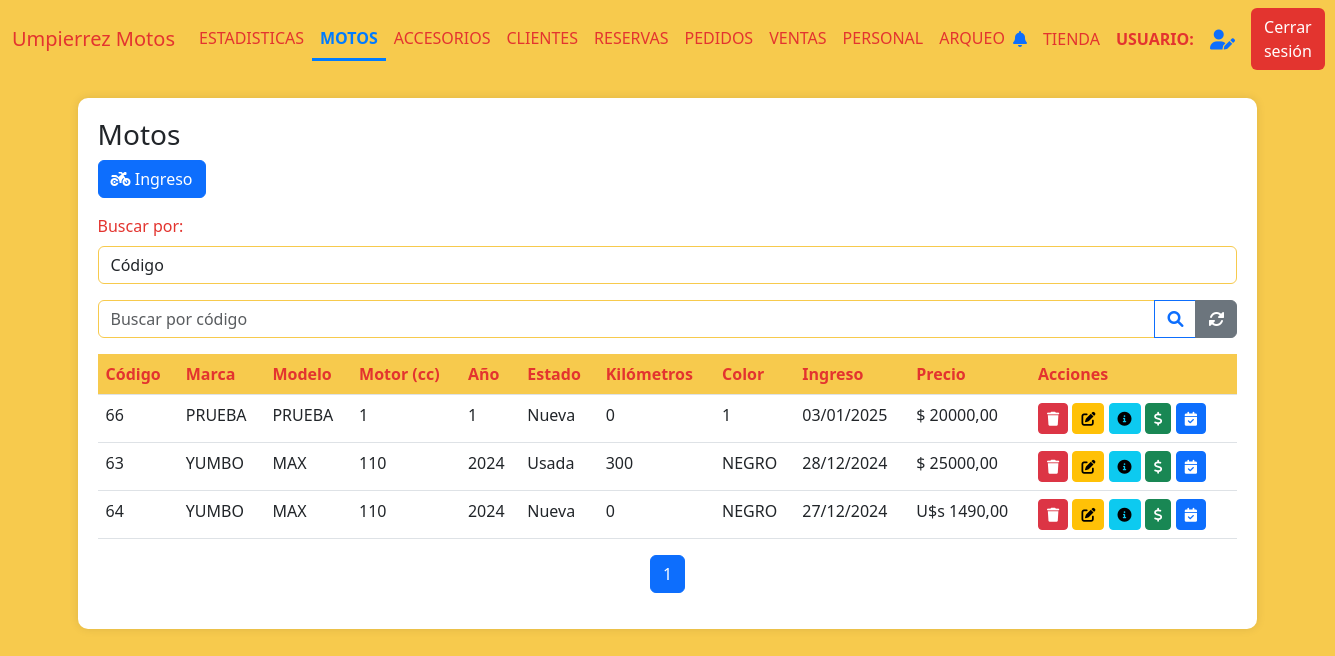
Page /motos (signed in) on the earlier database version.
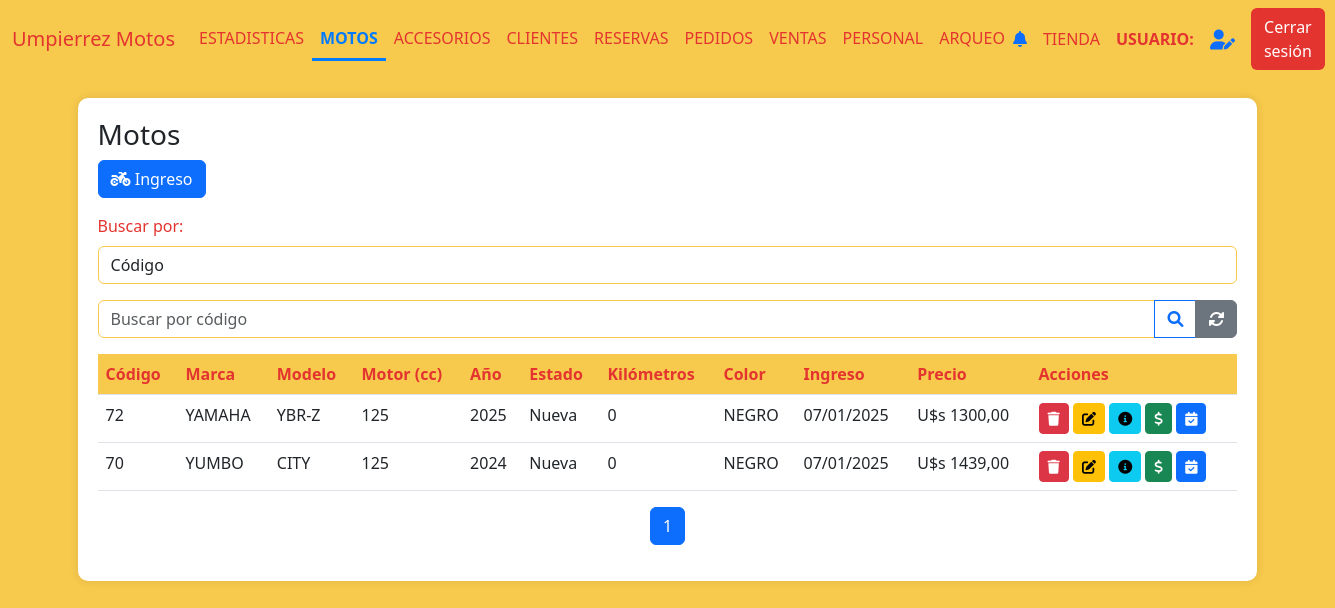
Same page on the later database version.
### AppUM/models.py (models this page shows)
class Moto(models.Model):
    marca = models.CharField(max_length=20)
    modelo = models.CharField(max_length=20)
    anio = models.IntegerField()
    motor = models.IntegerField()
    estado = models.CharField(max_length=10)
    kilometros = models.IntegerField()
    precio = models.DecimalField(max_digits=10, decimal_places=2)
    color = models.CharField(max_length=20)
    num_motor = models.CharField(max_length=40, unique=True)
    num_chasis = models.CharField(max_length=40, unique=True)
    num_cilindros = models.IntegerField(default=1)
    cantidad_pasajeros = models.IntegerField(default=2)
    foto = models.ImageField(null=True, blank=True, upload_to="motos/fotos/")
    pertenece_tienda = models.BooleanField()
    pertenece_taller = models.BooleanField()
    identificacion_pdf = models.FileField(upload_to='motos/pdfs/', null=True, blank=True)
    observaciones = models.TextField(null=True, blank=True)
    fecha_ingreso = models.DateTimeField(auto_now_add=True)
    moneda_precio = models.CharField(max_length=10,default=True,null=True)
    tipo = models.CharField(max_length=20,blank=True)
    precio_final = models.DecimalField(max_digits=10, decimal_places=2,default=0)
    contiene_num_motor = models.BooleanField(default=1)
    contiene_num_chasis = models.BooleanField(default=1)

### AppUM/decorators.py (the view)
    def _wrapped_view(request, *args, **kwargs):
        user = request.user
        if user.is_authenticated:
            usuario_consulta = Personal.objects.filter(usuario=user.username).first()
            if usuario_consulta:
                if Administrativo.objects.filter(personal_ptr_id=usuario_consulta.id,activo=1).exists():
                    return view_func(request, *args, **kwargs)
                else:
                    raise PermissionDenied
            else:
                return view_func(request, *args, **kwargs)
        else:
            return redirect('Login')  # Redirigir al login si no está autenticado

### AppUM/context_processors.py (called while the page is built)
def cantidad_solicitudes_no_leidas(req):
    if req.user.is_authenticated:
        usuario = req.user
        usuario_actual = Personal.objects.filter(usuario=usuario.username).first()
        notificaciones = NotificacionPersonal.objects.filter(personal=usuario_actual,leido=0).count()
    else:
        notificaciones = 0
    return {'notificaciones': notificaciones}

### AppUM/functions.py (called while the page is built)
def funcion_paginas_varias(req,instancia_model):
    paginator = Paginator(instancia_model, 5)  # 5 motos por página
    page_number = req.GET.get('page')  # Obtiene el número de página desde la URL
    page_obj = paginator.get_page(page_number)
    return page_obj

### AppUM/views.py (called while the page is built)
@admin_required
def vista_inventario_motos(req):
    motos = Moto.objects.filter(pertenece_tienda=1).order_by('-fecha_ingreso')
    logo_um = Logos.objects.get(id=1)
    page_obj = funcion_paginas_varias(req,motos)
    return render(req,"perfil_administrativo/motos/motos.html",{'page_obj': page_obj,"motos":motos,"logo_um":logo_um.logo_UM.url if logo_um.logo_UM else None,"active_page": 'Motos'})

### AppUM/templates/perfil_administrativo/motos/motos.html (shortened to what the changed rows need)
{% extends "perfil_administrativo/padre_perfil_administrativo.html" %}
{% load static %}
{% block contenidoQueCambia %}
<link href="https://cdnjs.cloudflare.com/ajax/libs/font-awesome/6.0.0/css/all.min.css" rel="stylesheet">
<link href="https://cdn.jsdelivr.net/npm/bootstrap-icons@1.10.0/font/bootstrap-icons.css" rel="stylesheet">
<div class="table-container" id="inventarios">
    <table class="table">
        <thead>
            <tr>
                <th>Código</th>
                <th>Marca</th>
                <th>Modelo</th>
                <th>Motor (cc)</th>
                <th>Año</th>
                <th>Estado</th>
                <th>Kilómetros</th>
                <th>Color</th>
                <th>Ingreso</th>
                <th>Precio</th>
                <th>Acciones</th>
            </tr>
        </thead>
        <tbody>
            {% if page_obj %}
                {% for moto in page_obj %}
                <tr>
                    <td>{{ moto.id }}</td>
                    <td>{{ moto.marca }}</td>
                    <td>{{ moto.modelo }}</td>
                    <td>{{ moto.motor }}</td>
                    <td>{{ moto.anio }}</td>
                    <td>{{ moto.estado }}</td>
                    <td>{{ moto.kilometros }}</td>
                    <td>{{ moto.color }}</td>
                    <td>{{ moto.fecha_ingreso|date:"d/m/Y" }}</td>
                    <td>
                        {% if moto.precio > 0 %}
                        {% if moto.moneda_precio == "Pesos" %} $ {{ moto.precio }} {% else %} U$s {{ moto.precio }} {% endif %}
                        {% else %}
                        Sin precio
                        {% endif %}
                    </td>
                    <td>
                        <a href="{% url 'MotoBaja' moto.id %}"><button class="btn btn-sm btn-danger"><i class="fas fa-trash"></i></button></a>
                        <a href="{% url 'MotoModificacion' moto.id %}"><button class="btn btn-sm btn-warning"><i class="fas fa-edit"></i></button></a>
                        <a href="{% url 'MotoDetalles' moto.id %}"><button class="btn btn-sm btn-info"><i class="fas fa-info-circle"></i></button></a>
                        <a href="{% url 'MotoVentaForm' moto.id %}"><button class="btn btn-sm btn-success"><i class="fas fa-dollar-sign"></i></button></a>
                        <a href="{% url 'MotoReservaForm' moto.id %}"><button class="btn btn-sm btn-primary"><i class="fas fa-calendar-check"></i></button></a>
                    </td>
                </tr>
                {% endfor %}
            {% else %}
                <tr>
                    <td colspan="9" class="text-center text-muted">
                        No hay registros de motos disponibles.
                    </td>
                </tr>
            {% endif %}
        </tbody>
    </table>
    <nav aria-label="Page navigation">
        <ul class="pagination justify-content-center">
            {% for num in page_obj.paginator.page_range %}
            <li class="page-item {% if page_obj.number == num %}active{% endif %}">
                <a class="page-link" href="?page={{ num }}">{{ num }}</a>
            </li>
            {% endfor %}
        </ul>
    </nav>
</div>
{% endblock %}

Differences in the rows shown:
no longer on this page (row edited): Moto: id "66", marca "PRUEBA", modelo "PRUEBA", motor "1", anio "1", estado "Nueva", kilometros "0", color "1", fecha_ingreso "03/01/2025", precio "20000,00"
no longer on this page (row edited): Moto: id "63", marca "YUMBO", modelo "MAX", motor "110", anio "2024", estado "Usada", kilometros "300", color "NEGRO", fecha_ingreso "28/12/2024", precio "25000,00"
no longer on this page (row edited): Moto: id "64", marca "YUMBO", modelo "MAX", motor "110", anio "2024", estado "Nueva", kilometros "0", color "NEGRO", fecha_ingreso "27/12/2024", precio "1490,00"
added Moto: id "72", marca "YAMAHA", modelo "YBR-Z", motor "125", anio "2025", estado "Nueva", kilometros "0", color "NEGRO", fecha_ingreso "07/01/2025", precio "1300,00"
added Moto: id "70", marca "YUMBO", modelo "CITY", motor "125", anio "2024", estado "Nueva", kilometros "0", color "NEGRO", fecha_ingreso "07/01/2025", precio "1439,00"
